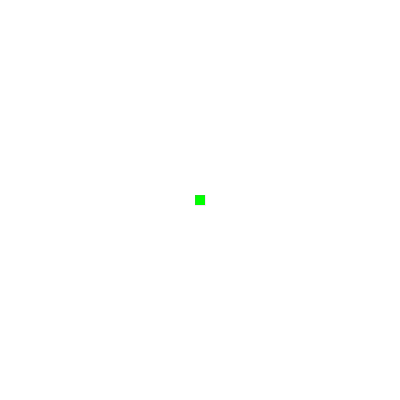
Frame 1 (no input)
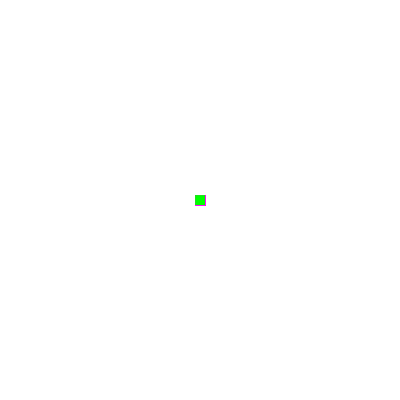
Frame 60 (the mouse pressed at the canvas centre just before this capture)
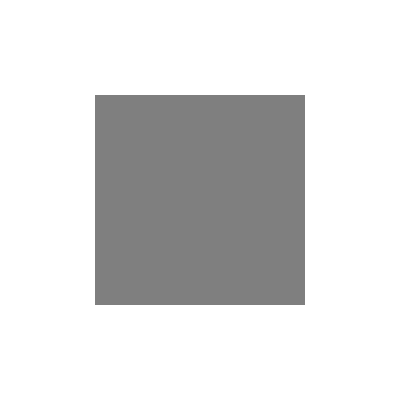
Frame 120 (the mouse held since frame 60 and released just before this capture)

The Processing sketch that drew these frames (run headless with seeded random() and noise(); from frame 60 on, the mouse is pressed at the canvas centre):

// Processing sketch: map
// ── map.pde
//variables go here
float myWidth = 25;
float myHeight = 25;
float myRed;
float myBlue;
float myGreen;
float myStroke;



//this runs once
void setup() {
  size(400,400);
  background(255);
  //put your code in here  
}

//this runs all the time
void draw() {
  //background(255);
  //put your code in here
  println(mouseX, mouseY);
  rectMode(CENTER);
  // map function takes an input betwen a minimum and a maximum
  // and converts it to an output minimum and maximum.
  myWidth = map(mouseX,0,width, 10, 400);
  myHeight = map(mouseY, 0, height, 10, 400);
  myRed = map(mouseX,0,width, 0, 255);
  myBlue = map(mouseY, 0, height, 0, 255);
  myGreen = 255 - myRed; 
  myStroke = map(mouseX,0,width, 0, 10);
  
  //styling based on X and Y mouse position
  stroke(255-myRed, 255-myGreen, 255- myBlue);
  strokeWeight(myStroke);
  
  fill(myRed, myGreen, myBlue);
  
  rect(width/2, height/2, myWidth, myHeight);
  
  
}
